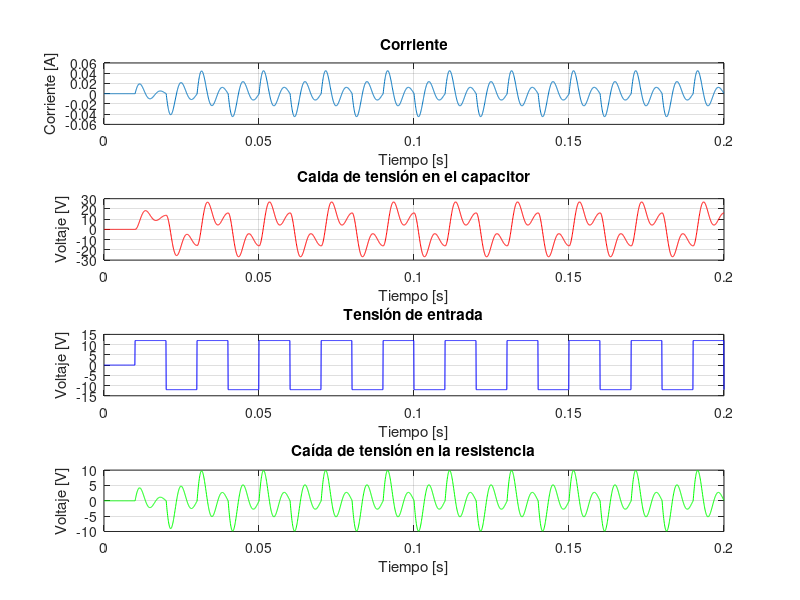

Recreate this plot in MATLAB.
% [redacted]
% [redacted]

% ITEM N°1:
close all; clear all; history -c; clc;
pkg load control;
pkg load signal;

%   Inicializo las variables dadas como dato por el enunciado:
r = 220;                                   % Resistencia en [Ω].
l = 500*10^(-3);                           % Inductancia en [Hy].
c = 2.2*10^(-6);                           % Capacitancia en [F].

%   Armo las matrices correspondientes a este sistema:
A = [-r/l, -1/l; 1/c, 0];                  % Matriz de Estados.
B = [1/l; 0];                              % Matriz de Entrada.
C = [r, 0];                                % Matriz de Salida.
D = [0];                                   % Matriz de Transmición Directa.

%   Se procede a obtener la función de transferencia del sistema de acuerdo a
% las matrices obtenidas del espacio de estados, como:
[num, den] = ss2tf(A, B, C, D);
G = tf(num, den)

%   Se observa que se trata de un sistema de 2do orden, por lo que se verificará
% cual es el polo dominante de la función:
polos = pole(G)
modulo_polos = abs(real(polos));
polo_dom     = min(modulo_polos)
polo_nod_dom = max(modulo_polos)

%   Se observan 2 polos complejos conjugados de valores: -220 +- j(927,73). Se
% elije como tiempo de muestreo t_r al que responda a las dinámicas más rápidas
% del sistema, para ello el módulo del polo más lejano al orígen de la función
% G(s), si bien es indiferente tomar un polo o el otro se tiene que:
t_r = -log(0.95)/(abs(polo_nod_dom))       % t_r = 2,3315 x 10^(-4) [s]
t_d = abs((2*pi/imag(min(polos)))/100)     % t_d = 6,7726 x 10^(-5) [s]

%   Tomo el menor valor entre t_d y (t_r)/3
t_mues = min(t_r/3, t_d)                   % t_mues = 6,7726 x 10^(-5) [s]

%   Luego el tiempo de simulación t_l se elije en base al polo con la dinámica
% mas lenta y por lo tanto, este tiempo es igual a:
t_l = -log(0.05)/(abs(polo_dom))           % t_l = 0,013617 [s]

%   Se toma aun así el siguiente tiempo de simulación de acuerdo a la consigna:
t_sim = 0.2                                % t_sim = 0,2 [s]

%   Resulta entonces que la cantidad de puntos que tendra nuestra simulación
% será igual a:
punt_tot = t_sim/t_mues                    % punt_tot = 2953,1 [puntos]

%   Inicializo un vector de n números linealmente equiespaciados entre un valor
% inicial y un valor final especificados mediante el comando linspace(), tal que
% definimos a las siguientes variables como:
t = linspace(0, t_sim, punt_tot);
u = linspace(0, 0, punt_tot);

%   Definimos a la entrada de acuerdo a la consigna, esto es una entrada escalón
% de 12V que cambia cada 10ms de signo luego de haber transcurrido unos 0.01 ms,
% tal que:
u(t > 0.01) = 12*(-1).^(floor((t(t > 0.01) - 0.01)/0.01));

%   Esta función u(t>0.01) esta compuesta por una serie que alterna en valores
% negativos con valores positivos gracias al termino (-1)^n donde n se define
% en base a la función floor.
%   Una vez obtenidos los parámetros para la simulación, tendremos que elegir
% las condiciones iniciales del sistema, donde se tendrá que el capacitor no
% tiene una tensión inicial tanto como el inductor no tiene una corriente
% inicial. Además se propone que la salida tampoco contará con un valor inicial,
% tal que:
I(1)  = 0;
Vc(1) = 0;
Vr(1) = 0;
x = [I(1) Vc(1)]';
x0 = [0 0]';                               % Punto de operación

%   Inicializo la simulación y calculamos los valores de las variables para
% cada punto:
for i = 1:(punt_tot-1);
    x_punto = A*(x - x0) + B*u(i);
    x = x + x_punto*t_mues;
    y = C*x;

    %   Actualizo las salidas y demás variables de estado para la próxima
    % iteración:
    Vr(i+1) = y(1);
    I(i+1)  = x(1);
    Vc(i+1) = x(2);
end

%   Finalmente grafico la entrada, salida y demas variables del sistema:
figure(1);

subplot(4,1,1);                            % Grafico la corriente I(t)
plot(t, I);
title('Corriente');
xlabel('Tiempo [s]');
ylabel('Corriente [A]');
grid on

subplot(4,1,2);                            % Grafico la tensión del capacitor
plot(t, Vc, 'red');                        % Vc(t)
title('Caida de tensión en el capacitor');
xlabel('Tiempo [s]');
ylabel('Voltaje [V]');
grid on

subplot(4,1,3);                            % Grafico la tensión de entrada Ve(t)
plot(t, u, 'blue');                        % = u(t)
title('Tensión de entrada');
xlabel('Tiempo [s]');
ylabel('Voltaje [V]');
grid on

subplot(4,1,4);                           % Grafico la caida de tensión en la
plot(t, Vr, 'green');                     % resistencia Vr(t)
title('Caída de tensión en la resistencia');
xlabel('Tiempo [s]');
ylabel('Voltaje [V]');
grid on


%----------------------------------O--------------------------------------------

%   Se observa que las corrientes y las tensiones tanto de salida (caída de la
% resistencia) como la de la caída de tensión del capacitor son muy oscilantes.
% Esta oscilación se debe a la elección de parámetros R, L y C del circuito,
% donde si este circuito es simulado en un simulador del tipo QUCS, PSpice o
% Multisim, se obtendrán resultados similares para estas variables.
%   Se tiene que tras estudiar este caso de estudio en algún simulador de  
% circuitos, el parámetro de inductor L es quien esta afectando y provocando las 
% excesivas oscilaciones. Reducir este parámetro mejora la respuesta del sistema 
% y se recomienda modificar este código en la línea 11 para observar tal
% aclaración:
% l = 5*10^(-3)
%   Este cambio de inductancia generará que las variables a medir se asimilen
% bastante más a los gráficos dados por la consigna del ejercicio.
